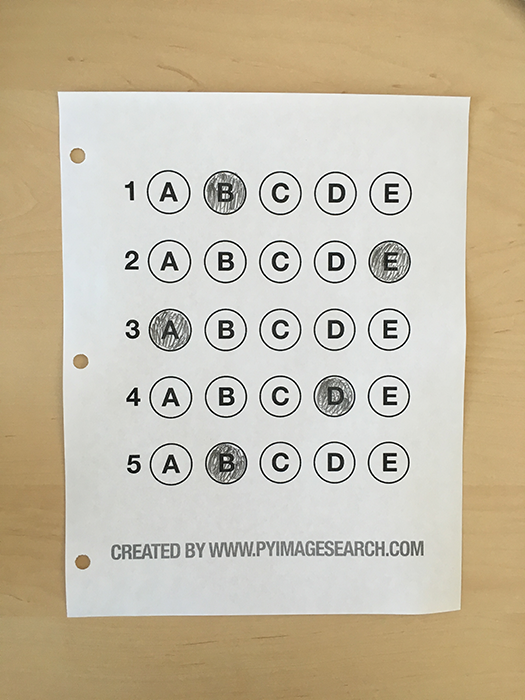
#> input picture Computer Vision/opencv/mark choice question/images/test1.png, 525 x 700 px
$ python mark_choicer.py
#> lines starting #> are read from the running program, lines starting #| are printed output that depends on the picture; after the words box and inside, x2 and y2 are one past the last pixel; in counts of white or black regions, pixels touching at a corner belong together
#导入工具包
import numpy as np
import cv2
import operator
'''
 判断当前答题卡选项分数。我们给出一张单选答题卡。考生会用2B铅笔在正确的选项上涂黑，
 代表选中此选项为正确答案。我们通过图像处理的的方式来判断每个选择题的正确与否。每道题只有一个正确答案
'''

# 显示图片
def cv_show(name, img):
    cv2.imshow(name, img)
    cv2.waitKey(0)
    cv2.destroyAllWindows()


def clockwise_order(pts):
    # 一共4个坐标点
    src_point = np.zeros((4, 2), dtype="float32")

    # 按顺序找到对应坐标，分别是 左上，右上，右下，左下

    # 先对y坐标进行升序排列,如果y相同，则按照x大小排序
    pts = sorted(pts, key=operator.itemgetter(1, 0))
    # 根据x大小确定谁是左上和右上
    if pts[0][0] < pts[1][0]:
        src_point[0] = pts[0]
        src_point[1] = pts[1]
    else:
        src_point[0] = pts[1]
        src_point[1] = pts[0]
    # 根据x大小确定谁是左下和右下
    if pts[2][0] < pts[3][0]:
        src_point[2] = pts[3]
        src_point[3] = pts[2]
    else:
        src_point[2] = pts[2]
        src_point[3] = pts[3]

    return src_point

#进行投影变换
def perspectiveTransform(image, pts):
    src_point = clockwise_order(pts)
    (lt, rt, rb, lb) = src_point
    width_top = np.sqrt((lt[0]-rt[0])**2 + (lt[1]-rt[1])**2)
    width_bottom = np.sqrt((rb[0]-lb[0])**2 + (rb[1]-lb[1])**2)
    max_width = max(int(width_top), int(width_bottom))

    height_left = np.sqrt((lt[0]-lb[0])**2 + (lt[1]-lb[1])**2)
    height_right = np.sqrt((rt[0]-rb[0])**2 + (rt[1]-rb[1])**2)
    max_height = max(int(height_left), int(height_right))

    # 变换后矩阵的位置
    dst_point = np.array([[0, 0],[max_width - 1, 0],[max_width - 1,
                        max_height - 1],[0, max_height - 1]], dtype = "float32")

    M = cv2.getPerspectiveTransform(src_point,dst_point)
    transform_image = cv2.warpPerspective(image, M, (max_width, max_height))
    return transform_image

# 对轮廓进行排序
# orderMode=1表示从上到下排序，orderMode=2表示按照从左到右排序
def orderContours(contours, orderMode=1):
    boundrects = [cv2.boundingRect(c) for c in contours]
    keyid = -1
    if orderMode == 1:
        keyid = 1
    if orderMode == 2:
        keyid = 0
    (contours, boundrects) = zip(*sorted(zip(contours, boundrects), key=lambda x: x[1][keyid], reverse=False))
    print("boundrects:",boundrects)
    return (contours, boundrects)

# 正确答案字典，key表示每道选择题的序号，value表示选择地接答案
correct_answer_dict = {0: 1, 1: 4, 2: 0, 3: 3, 4: 1}

# 图形预处理，查找图像边缘.这样处理能够更准确地查找轮廓
img_path = './images/test1.png'
ori_image = cv2.imread(img_path)
#> ori_image is the input picture: shape (700, 525, 3); mean B, G, R 166.9, 188.3, 198.8
copyImage = ori_image.copy()
grayImage = cv2.cvtColor(copyImage, cv2.COLOR_BGR2GRAY)
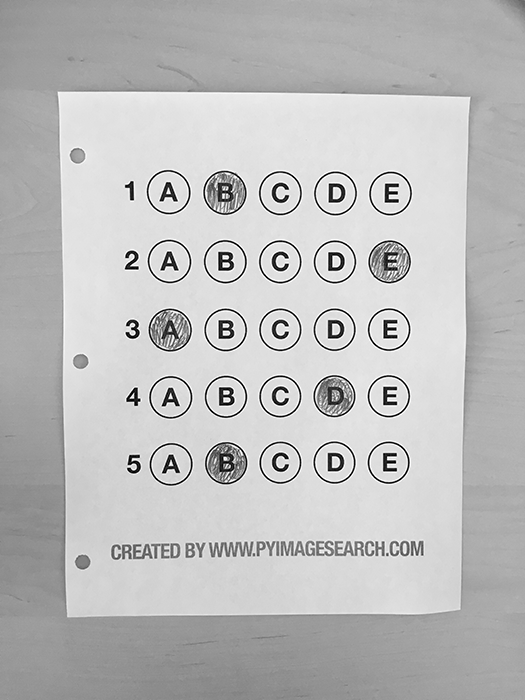
#> grayImage: shape (700, 525); min 0, max 255, mean 189
gaussBlurImage = cv2.GaussianBlur(grayImage, (5, 5), 0)
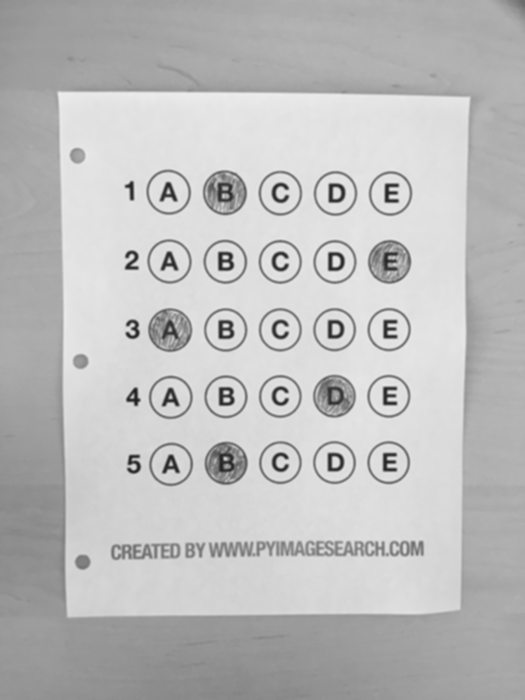
#> gaussBlurImage: shape (700, 525); min 28, max 238, mean 189
edgedImage = cv2.Canny(gaussBlurImage, 75, 200)
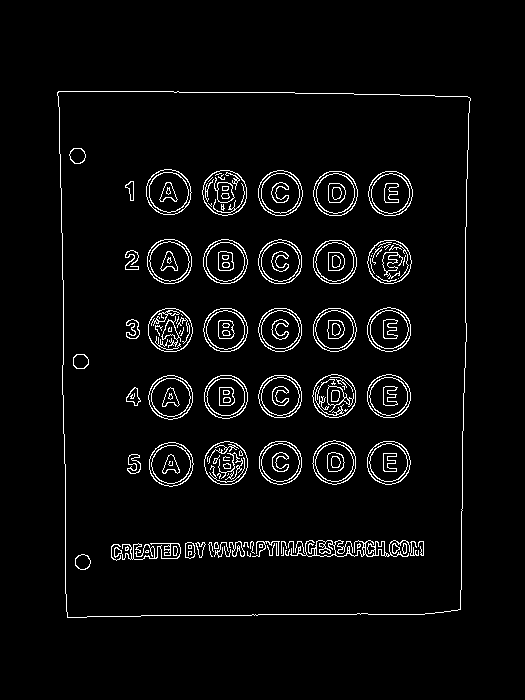
#> edgedImage: shape (700, 525); 4% white in thin lines or dots, all inside (x1, y1, x2, y2) = (57, 91, 471, 618)
cv_show('canny', edgedImage)

contours = cv2.findContours(edgedImage, cv2.RETR_EXTERNAL,
	       cv2.CHAIN_APPROX_SIMPLE)[1]
#> contours = 1 contour; box (x1, y1, x2, y2) and area: (57, 91, 471, 618) 209467

# 所有外轮廓中，包裹整个选择题的区域是面积最大的。我们只要能包裹全部选择题的区域就足够，剩下的都可以过滤掉
if len(contours) > 0:
    max_contour = sorted(contours, key = cv2.contourArea, reverse = True)[0]
#> max_contour = contour of 101 points, box (x1, y1, x2, y2) (57, 91, 471, 618), area 209467

# 求取这个最大轮廓的近似多边形
perimeter = cv2.arcLength(max_contour, True)
#> perimeter = 1863.5
# 调整阈值大小，
approxRect = cv2.approxPolyDP(max_contour, 0.01*perimeter, True)
#> approxRect = [[58, 91], [67, 617], [460, 609], [470, 98]]
if len(approxRect) == 4:
    contour_image = cv2.drawContours(ori_image.copy(), [approxRect], -1, (0, 255, 0), 2)
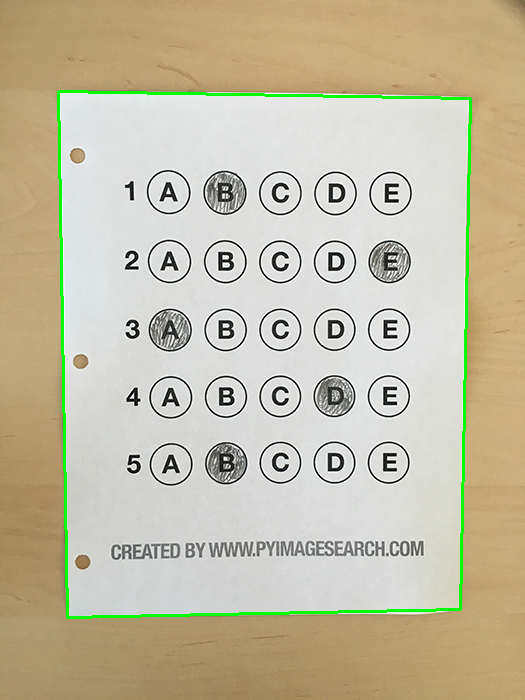
#> contour_image: shape (700, 525, 3); mean B, G, R 164.2, 189.2, 195.8
    cv_show('contour_image', contour_image)


transformImg = perspectiveTransform(grayImage, approxRect.reshape(4, 2))
#> in clockwise_order, `pts = sorted(pts, key=operator.itemgetter(1, 0))`: pts = [[58, 91], [470, 98], [460, 609], [67, 617]]
#> in perspectiveTransform, `(lt, rt, rb, lb) = src_point`: lt = [58, 91]; rt = [470, 98]; rb = [460, 609]; lb = [67, 617]
#> in perspectiveTransform, `width_top = np.sqrt((lt[0]-rt[0])**2 + (lt[1]-rt[1])**2)`: width_top = 412.1
#> in perspectiveTransform, `width_bottom = np.sqrt((rb[0]-lb[0])**2 + (rb[1]-lb[1])**2)`: width_bottom = 393.1
#> in perspectiveTransform, `max_width = max(int(width_top), int(width_bottom))`: max_width = 412
#> in perspectiveTransform, `height_left = np.sqrt((lt[0]-lb[0])**2 + (lt[1]-lb[1])**2)`: height_left = 526.1
#> in perspectiveTransform, `height_right = np.sqrt((rt[0]-rb[0])**2 + (rt[1]-rb[1])**2)`: height_right = 511.1
#> in perspectiveTransform, `max_height = max(int(height_left), int(height_right))`: max_height = 526
#> in perspectiveTransform, `dst_point = np.array([[0, 0],[max_width - 1, 0],[max_width - 1, max_he..`: dst_point = [[0, 0], [411, 0], [411, 525], [0, 525]]
#> in perspectiveTransform, `M = cv2.getPerspectiveTransform(src_point,dst_point)`: M = [[0.957, -0.0164, -54.03], [-0.016, 0.94, -84.64], [-6.87e-05, -8.68e-05, 1]]
#> in perspectiveTransform, `transform_image = cv2.warpPerspective(image, M, (max_width, max_height))`:
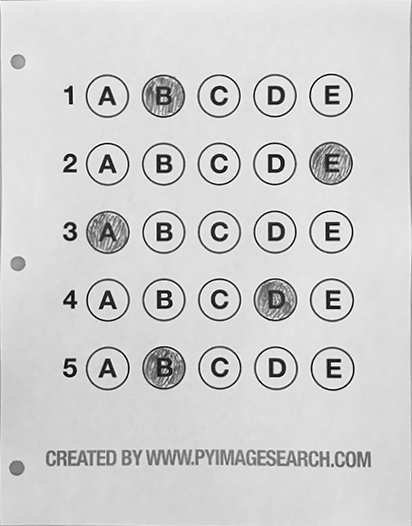
#> transform_image: shape (526, 412); min 0, max 255, mean 208.3
cv_show('transform', transformImg)
# 二值处理,THRESH_OTSU会自动寻找合适的阈值，适合双峰。
threshImage = cv2.threshold(transformImg, 0, 255, cv2.THRESH_BINARY_INV | cv2.THRESH_OTSU)[1]
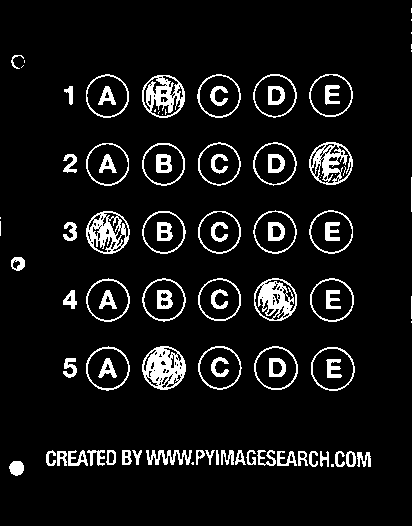
#> threshImage: shape (526, 412); 8% white; 97 white regions (20 under 20 px)

cv_show('threshImage', transformImg)

# 找到每一个选择题的圆圈轮廓
contours = cv2.findContours(threshImage, cv2.RETR_EXTERNAL,
	cv2.CHAIN_APPROX_SIMPLE)[1]
#> contours = 69 contours, 14 with area under 20; largest, box (x1, y1, x2, y2) and area: (311, 347, 355, 391) 1466, (254, 346, 298, 390) 1457, (86, 346, 130, 391) 1455, (310, 278, 354, 322) 1454, (309, 210, 353, 254) 1445

choicesCnts = []
#遍历所有外轮廓，找到选择题对应的轮廓
for contour in contours:
    (x, y, w, h) = cv2.boundingRect(contour)
    ratio = w / float(h)
    #选择题对应的轮廓的过滤条件
    if ratio >= 0.9 and ratio <= 1.1 and w > 20 and h > 20:
        choicesCnts.append(contour)
#> this loop made 69 passes
#> (x, y, w, h, ratio) on passes 2 to 13: (191, 462, 3, 3, 1), (9, 461, 15, 15, 1), (357, 452, 14, 15, 0.933), (346, 451, 10, 16, 0.625), (335, 451, 10, 16, 0.625), (320, 451, 9, 16, 0.562), (309, 451, 9, 16, 0.562), (298, 451, 10, 15, 0.667), (277, 451, 20, 15, 1.33), (57, 451, 10, 15, 0.667), (257, 450, 19, 16, 1.19), (246, 450, 10, 15, 0.667)
#> (contour, x, y, w, h, ratio) on passes 1, 32, 33, 42, 43, 49: ([[331, 464], [331, 466], [333, 466], [333, 464]], 331, 464, 3, 3, 1), ([[411, 321], [411, 322]], 411, 321, 1, 2, 0.5), ([[411, 296], [411, 318]], 411, 296, 1, 23, 0.0435), ([[0, 221], [0, 235]], 0, 221, 1, 15, 0.0667), ([[0, 217], [0, 218]], 0, 217, 1, 2, 0.5), ([[411, 177], [411, 211]], 411, 177, 1, 35, 0.0286)
#> after the loop, choicesCnts = 25 contours; largest, box (x1, y1, x2, y2) and area: (311, 347, 355, 391) 1466, (254, 346, 298, 390) 1457, (86, 346, 130, 391) 1455, (310, 278, 354, 322) 1454, (309, 210, 353, 254) 1445

#先按照由上到下顺序排序，每道选择题的y值是差不多的
questionContours = orderContours(choicesCnts)[0]
#> in orderContours, `boundrects = [cv2.boundingRect(c) for c in contours]`: boundrects = 25 items, first 6: (311, 347, 44, 44), (254, 346, 44, 44), (198, 346, 44, 44), (142, 346, 44, 44), (86, 346, 44, 45), (310, 278, 44, 44)
#> in orderContours, `(contours, boundrects) = zip(*sorted(zip(contours, boundrects), key=la..`: contours has the same summary as choicesCnts outside orderContours; boundrects = 25 items, first 6: (309, 74, 44, 43), (253, 74, 44, 44), (197, 74, 44, 44), (86, 74, 43, 44), (142, 75, 43, 43), (309, 142, 44, 43)
#> (printed output is left out)
#> questionContours has the same summary as choicesCnts
choiceCount = len(questionContours)
#> choiceCount = 25

correctCount = 0 #统计答对个数
max_non_zero = -1 #当前选项最大非0个数
correct_choice = -1 #记录当前选择题选择了哪个选项
#每道选择题有5个选项，所以设置step=5
for i in range(0, choiceCount, 5):
    questionIndex = int(i / 5)
    #得到每个选择题的5个选项,对这5个选项进行排序，按照x坐标由小到大排列，这样就得到了和原图一样的顺序
    choiceCnts = orderContours(questionContours[i:5 * (questionIndex + 1)], 2)[0]
    for j, cnt in enumerate(choiceCnts):
        mask = np.zeros(threshImage.shape, dtype="uint8")
        # -1表示往轮廓里面填充,在轮廓范围内按照color值填充。这样轮廓内的是255，其余是0.构造出过滤掩码。
        #通过这个掩码可以过滤掉其它选项，只保留掩码对应的选项
        cv2.drawContours(mask, [cnt], -1, 255, -1)
        mask = cv2.bitwise_and(threshImage, threshImage, mask=mask)
        #统计每个选项非0个数，因为如果被选中的话，这个选项的轮廓区域内非0个数会很多。反之没被选中的轮廓区域非0个数很少
        #我们就根据统计非0个数来判断哪个选项被选中，非0个数最多的那个就是被选中的
        nonZeroCount = cv2.countNonZero(mask)
        if correct_choice == -1 or nonZeroCount > max_non_zero:
            correct_choice = j
            max_non_zero = nonZeroCount

    if correct_answer_dict[questionIndex] == correct_choice:
        correctCount += 1
    print("current choice:", correct_choice)
    max_non_zero = -1
    correct_choice = -1
#> this loop made 5 passes
#| boundrects: ((86, 74, 43, 44), (142, 75, 43, 43), (197, 74, 44, 44), (253, 74, 44, 44), (309, 74, 44, 43))
#| boundrects: ((86, 143, 43, 43), (142, 143, 43, 43), (198, 142, 43, 44), (253, 142, 44, 44), (309, 142, 44, 43))
#| boundrects: ((86, 211, 44, 43), (142, 211, 44, 43), (198, 211, 43, 43), (253, 210, 44, 44), (309, 210, 44, 44))
#| boundrects: ((86, 278, 44, 44), (142, 278, 44, 44), (198, 278, 43, 43), (254, 278, 43, 43), (310, 278, 44, 44))
#| boundrects: ((86, 346, 44, 45), (142, 346, 44, 44), (198, 346, 44, 44), (254, 346, 44, 44), (311, 347, 44, 44))
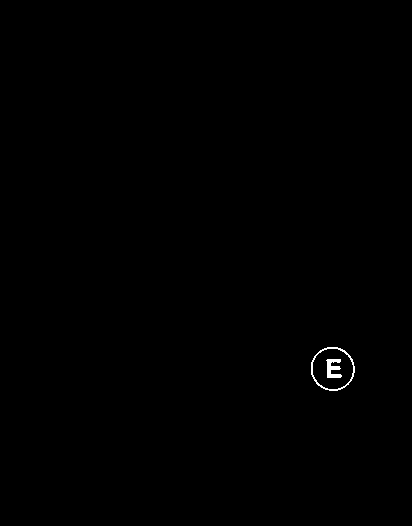
#> mask: shape (526, 412); 0.2% white; 2 white regions, box (x1, y1, x2, y2) and area: (311, 347, 355, 391) 250, (326, 359, 342, 378) 191
#> after the loop, correctCount = 5

score = (correctCount / 5.0) * 100
#> score = 100
print("score:", score)
#| score: 100.0

$ run again, with Computer Vision/opencv/mark choice question/images/test2.png copied over Computer Vision/opencv/mark choice question/images/test1.png
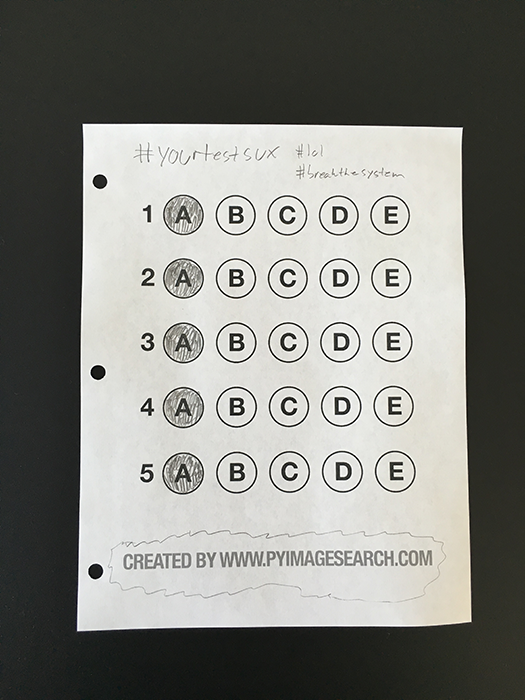
#> input picture Computer Vision/opencv/mark choice question/images/test2.png, 525 x 700 px
#> ori_image is the input picture: shape (700, 525, 3); mean B, G, R 126.6, 131.7, 131.1
#> `edgedImage = cv2.Canny(gaussBlurImage, 75, 200)`:
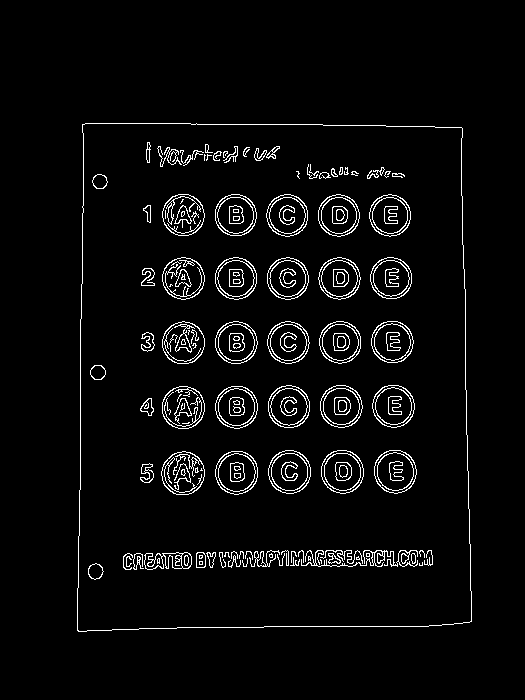
#> edgedImage: shape (700, 525); 4.1% white in thin lines or dots, all inside (x1, y1, x2, y2) = (77, 123, 472, 632)
#> `contours = cv2.findContours(edgedImage, cv2.RETR_EXTERNAL, cv2.CHAIN_A..`: contours = 1 contour; box (x1, y1, x2, y2) and area: (77, 123, 472, 632) 193590
#> max_contour = contour of 79 points, box (x1, y1, x2, y2) (77, 123, 472, 632), area 193590
#> perimeter = 1789.2
#> approxRect = [[82, 124], [77, 630], [471, 621], [462, 128]]
#> pts = [[82, 124], [462, 128], [471, 621], [77, 630]]
#> lt = [82, 124]; rt = [462, 128]; rb = [471, 621]; lb = [77, 630]
#> width_top = 380
#> width_bottom = 394.1
#> max_width = 394
#> height_left = 506
#> height_right = 493.1
#> max_height = 506
#> dst_point = [[0, 0], [393, 0], [393, 505], [0, 505]]
#> M = [[1.01, 0.01, -84.21], [-0.0109, 1.04, -127.9], [-6.7e-05, 7.37e-05, 1]]
#> `threshImage = cv2.threshold(transformImg, 0, 255, cv2.THRESH_BINARY_IN..`:
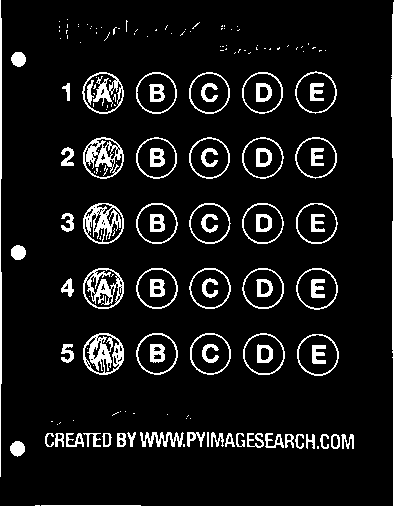
#> threshImage: shape (506, 394); 8.6% white; 178 white regions (100 under 20 px)
#> `contours = cv2.findContours(threshImage, cv2.RETR_EXTERNAL, cv2.CHAIN_..`: contours = 132 contours, 77 with area under 20; largest, box (x1, y1, x2, y2) and area: (297, 334, 339, 376) 1336, (243, 333, 285, 375) 1332, (83, 333, 124, 375) 1316, (136, 333, 178, 375) 1315, (295, 71, 337, 114) 1313
#> the loop `for contour in contours:` made 132 passes
#> (x, y, w, h, ratio) on passes 5 to 12: (10, 441, 15, 16, 0.938), (341, 434, 13, 15, 0.867), (331, 434, 9, 15, 0.6), (320, 434, 9, 15, 0.6), (306, 434, 9, 15, 0.6), (295, 434, 9, 15, 0.6), (285, 434, 9, 14, 0.643), (265, 433, 19, 15, 1.27)
#> after the loop `for contour in contours:`: choicesCnts = 25 contours; largest, box (x1, y1, x2, y2) and area: (297, 334, 339, 376) 1336, (243, 333, 285, 375) 1332, (83, 333, 124, 375) 1316, (136, 333, 178, 375) 1315, (295, 71, 337, 114) 1313
#> in orderContours, `boundrects = [cv2.boundingRect(c) for c in contours]`: boundrects = 25 items, first 6: (297, 334, 42, 42), (243, 333, 42, 42), (190, 333, 41, 42), (136, 333, 42, 42), (83, 333, 41, 42), (296, 268, 42, 42)
#> in orderContours, `(contours, boundrects) = zip(*sorted(zip(contours, boundrects), key=la..`: contours has the same summary as choicesCnts outside orderContours; boundrects = 25 items, first 6: (295, 71, 42, 43), (242, 72, 41, 42), (189, 72, 41, 42), (136, 72, 41, 42), (82, 72, 42, 42), (295, 137, 42, 42)
#> (printed output is left out)
#> questionContours has the same summary as choicesCnts
#> choiceCount = 25
#> the loop `for i in range(0, choiceCount, 5):` made 5 passes
#| boundrects: ((82, 72, 42, 42), (136, 72, 41, 42), (189, 72, 41, 42), (242, 72, 41, 42), (295, 71, 42, 43))
#| boundrects: ((83, 137, 41, 42), (136, 137, 41, 42), (189, 137, 41, 42), (242, 137, 42, 42), (295, 137, 42, 42))
#| boundrects: ((83, 203, 41, 41), (136, 203, 42, 41), (189, 203, 42, 41), (242, 203, 42, 41), (296, 203, 42, 41))
#| boundrects: ((83, 268, 41, 41), (136, 268, 42, 41), (189, 268, 42, 41), (242, 268, 42, 41), (296, 268, 42, 42))
#| boundrects: ((83, 333, 41, 42), (136, 333, 42, 42), (190, 333, 41, 42), (243, 333, 42, 42), (297, 334, 42, 42))
#> after the loop `for i in range(0, choiceCount, 5):`: correctCount = 1
#> score = 20
#| score: 20.0
